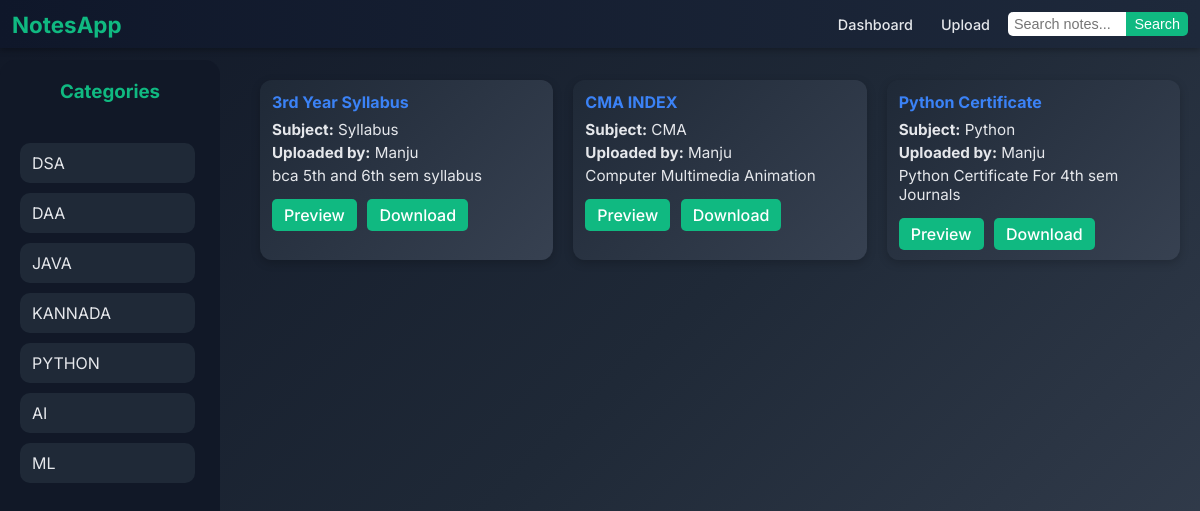
Before: /notes (signed in) with the older database file.
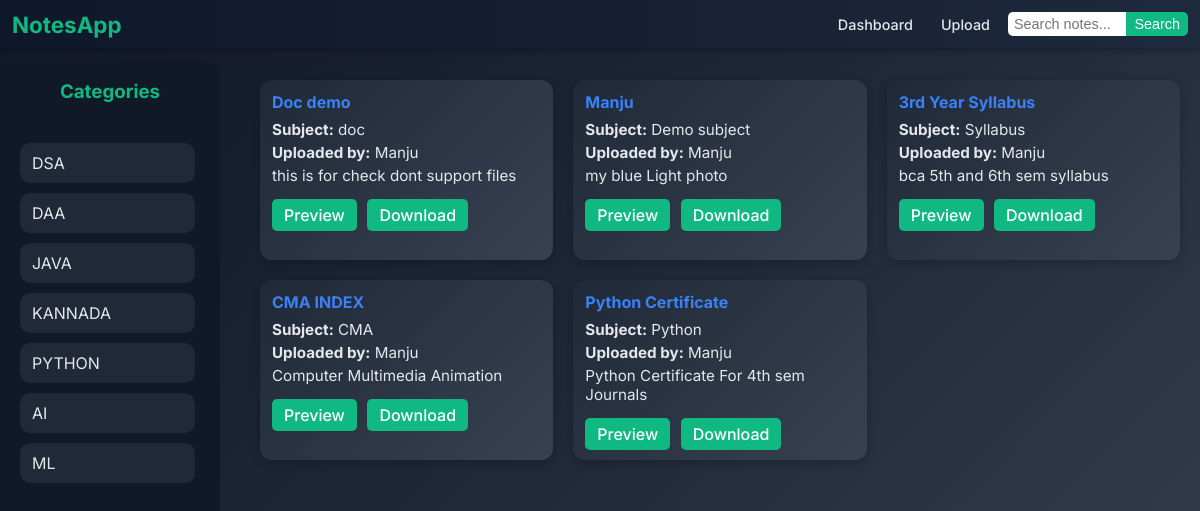
After: the same page with the newer database file.
### tables this page shows
CREATE TABLE files_metadata (
            id INTEGER PRIMARY KEY AUTOINCREMENT,
            title TEXT NOT NULL,
            description TEXT,
            category TEXT NOT NULL,
            year INTEGER NOT NULL,
            branch TEXT NOT NULL,
            sem INTEGER NOT NULL,
            subject TEXT NOT NULL,
            filename TEXT NOT NULL,
            file_id TEXT,
            uploaded_by TEXT NOT NULL,
            uploaded_at TIMESTAMP DEFAULT CURRENT_TIMESTAMP
        );

### app.py (the view)
@app.route('/notes',methods=['GET', 'POST'])
def notes():
    err = ''
    all_notes = get_all_files_metadata("notes")
    if not all_notes:
        err = "No Note's Are Available"
    return render_template("pages.html",notes=all_notes,err=err,title = "Note's")

### app.py (called while the page is built)
@app.before_request
def require_login():
    if request.blueprint == 'admin':
        return
    routes_to_avoid = ['dashboard','auth.login','auth.register','auth.logout','admin.admin_login','static']
    if request.endpoint not in routes_to_avoid and 'user_id' not in session:
        return redirect(url_for('auth.login'))

### db.py (called while the page is built)
def get_all_files_metadata(type):
    conn = sqlite3.connect("notesapp.db")
    c = conn.cursor()
    c.execute("""
        SELECT title, subject, uploaded_by, description, file_id
        FROM files_metadata
        WHERE category = ?
        ORDER BY uploaded_at DESC
    """,(type,))
    rows = c.fetchall()
    conn.close()
    return rows

### templates/pages.html (shortened to what this page needs)
<!DOCTYPE html>
<html lang="en">
<head>
  <link rel="stylesheet" href="{{ url_for('static', filename='pages.css') }}">
</head>
<body>
  <div class="topbar">
    <a href="/">
      <div class="logo">NotesApp</div>
    </a>
    <nav class="nav-links">
      <a href="/">Dashboard</a>
      <a href="/upload">Upload</a>
    </nav>
    <form class="search-box" action="/search" method="GET">
      <input type="text" name="query" placeholder="Search notes..." required>
      <button type="submit">Search</button>
    </form>
  </div>
  <div class="layout">
    <div class="sidebar">
      <h3>Categories</h3>
      <ul class="categories">
        <li><a href="/category/dsa">DSA</a></li>
        <li><a href="/category/daa">DAA</a></li>
        <li><a href="/category/java">JAVA</a></li>
        <li><a href="/category/kannada">KANNADA</a></li>
        <li><a href="/category/python">PYTHON</a></li>
        <li><a href="/category/ai">AI</a></li>
        <li><a href="/category/ml">ML</a></li>
      </ul>
    </div>
    <div class="main-content">
      {% for note in notes %}
      <div class="card">
        <h4>{{ note[0] }}</h4>
        <p><strong>Subject:</strong> {{ note[1] }}</p>
        <p><strong>Uploaded by:</strong> {{ note[2] }}</p>
        <p>{{ note[3] }}</p>
        <a href="/preview/{{ note[4] }}">Preview</a>
        <a href="/download/{{ note[4] }}">Download</a>
      </div>
      {% endfor %}
    </div>
  </div>
</body>
</html>

Changed rows visible on the page:
added files_metadata: title "Doc demo", subject "doc", uploaded_by "Manju", description "this is for check dont support files"
added files_metadata: title "Manju", subject "Demo subject", uploaded_by "Manju", description "my blue Light photo"
